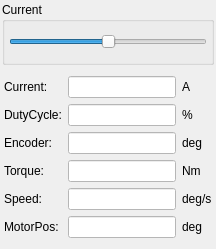
        <widget class="QWidget" name="pageCurrent">
         <layout class="QVBoxLayout" name="verticalLayout_91">
          <property name="spacing">
           <number>2</number>
          </property>
          <property name="leftMargin">
           <number>2</number>
          </property>
          <property name="topMargin">
           <number>2</number>
          </property>
          <property name="rightMargin">
           <number>2</number>
          </property>
          <property name="bottomMargin">
           <number>2</number>
          </property>
          <item>
           <widget class="QGroupBox" name="groupBoxCurrent_11">
            <property name="title">
             <string>Current</string>
            </property>
            <layout class="QVBoxLayout" name="verticalLayout_16">
             <property name="spacing">
              <number>2</number>
             </property>
             <property name="leftMargin">
              <number>4</number>
             </property>
             <property name="topMargin">
              <number>0</number>
             </property>
             <property name="rightMargin">
              <number>4</number>
             </property>
             <property name="bottomMargin">
              <number>0</number>
             </property>
             <item>
              <widget class="SliderWithTarget" name="sliderCurrentOutput">
               <property name="minimumSize">
                <size>
                 <width>0</width>
                 <height>40</height>
                </size>
               </property>
               <property name="baseSize">
                <size>
                 <width>0</width>
                 <height>40</height>
                </size>
               </property>
               <property name="mouseTracking">
                <bool>false</bool>
               </property>
               <property name="styleSheet">
                <string notr="true">margin-top:10px;

</string>
               </property>
               <property name="minimum">
                <number>-50</number>
               </property>
               <property name="maximum">
                <number>50</number>
               </property>
               <property name="orientation">
                <enum>Qt::Horizontal</enum>
               </property>
              </widget>
             </item>
            </layout>
           </widget>
          </item>
          <item>
           <widget class="QWidget" name="widget_221" native="true">
            <layout class="QGridLayout" name="gridLayout_61">
             <property name="leftMargin">
              <number>2</number>
             </property>
             <property name="rightMargin">
              <number>2</number>
             </property>
             <item row="4" column="2">
              <widget class="QLabel" name="labelCurrentvelUnits">
               <property name="text">
                <string>deg/s</string>
               </property>
              </widget>
             </item>
             <item row="3" column="0">
              <widget class="QLabel" name="labelCurrentTorque">
               <property name="text">
                <string>Torque:</string>
               </property>
              </widget>
             </item>
             <item row="3" column="1">
              <widget class="QLineEdit" name="editCurrentTorque">
               <property name="maximumSize">
                <size>
                 <width>16777215</width>
                 <height>16777215</height>
                </size>
               </property>
               <property name="styleSheet">
                <string notr="true">background-color: rgb(255, 255, 255); color: rgb(35, 38, 41);</string>
               </property>
               <property name="readOnly">
                <bool>true</bool>
               </property>
              </widget>
             </item>
             <item row="2" column="2">
              <widget class="QLabel" name="labelCurrentposUnits">
               <property name="text">
                <string>deg</string>
               </property>
              </widget>
             </item>
             <item row="4" column="1">
              <widget class="QLineEdit" name="editCurrentSpeed">
               <property name="maximumSize">
                <size>
                 <width>16777215</width>
                 <height>16777215</height>
                </size>
               </property>
               <property name="styleSheet">
                <string notr="true">background-color: rgb(255, 255, 255); color: rgb(35, 38, 41);</string>
               </property>
               <property name="readOnly">
                <bool>true</bool>
               </property>
              </widget>
             </item>
             <item row="0" column="1">
              <widget class="QLineEdit" name="editCurrentCurrent">
               <property name="styleSheet">
                <string notr="true">background-color: rgb(255, 255, 255); color: rgb(35, 38, 41);</string>
               </property>
              </widget>
             </item>
             <item row="0" column="2">
              <widget class="QLabel" name="labelCurrent_2">
               <property name="text">
                <string>A</string>
               </property>
              </widget>
             </item>
             <item row="0" column="0">
              <widget class="QLabel" name="labelCurrent">
               <property name="text">
                <string>Current:</string>
               </property>
              </widget>
             </item>
             <item row="2" column="1">
              <widget class="QLineEdit" name="editCurrentJointPos">
               <property name="styleSheet">
                <string notr="true">background-color: rgb(255, 255, 255); color: rgb(35, 38, 41);</string>
               </property>
               <property name="readOnly">
                <bool>true</bool>
               </property>
              </widget>
             </item>
             <item row="3" column="2">
              <widget class="QLabel" name="labelCurrenttrqUnits">
               <property name="text">
                <string>Nm</string>
               </property>
              </widget>
             </item>
             <item row="5" column="0">
              <widget class="QLabel" name="labelCurrentMotorPos">
               <property name="text">
                <string>MotorPos:</string>
               </property>
              </widget>
             </item>
             <item row="2" column="0">
              <widget class="QLabel" name="labelCurrent_21">
               <property name="text">
                <string>Encoder:</string>
               </property>
              </widget>
             </item>
             <item row="5" column="1">
              <widget class="QLineEdit" name="editCurrentMotorPos">
               <property name="styleSheet">
                <string notr="true">background-color: rgb(255, 255, 255); color: rgb(35, 38, 41);</string>
               </property>
              </widget>
             </item>
             <item row="4" column="0">
              <widget class="QLabel" name="labelCurrentSpeed">
               <property name="text">
                <string>Speed:</string>
               </property>
              </widget>
             </item>
             <item row="5" column="2">
              <widget class="QLabel" name="labelCurrentMotorPosUnits">
               <property name="text">
                <string>deg</string>
               </property>
              </widget>
             </item>
             <item row="1" column="0">
              <widget class="QLabel" name="labelCurrentDuty">
               <property name="text">
                <string>DutyCycle:</string>
               </property>
              </widget>
             </item>
             <item row="1" column="2">
              <widget class="QLabel" name="labelCurrentDutyUnits">
               <property name="text">
                <string>%</string>
               </property>
              </widget>
             </item>
             <item row="1" column="1">
              <widget class="QLineEdit" name="editCurrentDuty">
               <property name="styleSheet">
                <string notr="true">background-color: rgb(255, 255, 255); color: rgb(35, 38, 41);</string>
               </property>
              </widget>
             </item>
            </layout>
           </widget>
          </item>
         </layout>
        </widget>
